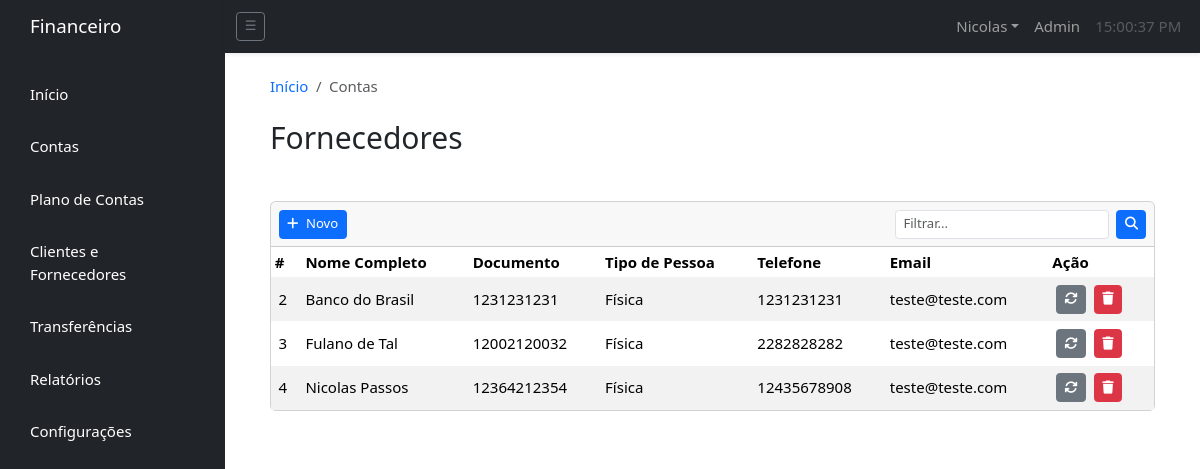
Page /fornecedores/ (signed in) on the committed database.
### financeiro/models.py (models this page shows, shortened)
class Supplier(models.Model):
    TYPE_CHOICES = (
        ("Física", "Física"),
        ("Jurídica", "Juridica")
    )
    name = models.CharField(max_length=64)
    document = models.IntegerField(blank=True)
    type = models.CharField(max_length=8, choices=TYPE_CHOICES, blank=True)
    telephone = models.CharField(max_length=15)
    email = models.EmailField(null=True, blank=True)

### financeiro/views/suppliers.py (the view)
# urls.py: path('fornecedores/', views.suppliers, name='suppliers'), # type: ignore
def suppliers(request):
    if request.user.is_authenticated:
        supplier = Supplier.objects.all()
        return render(request, 'suppliers.html', {'suppliers': supplier})

### financeiro/templates/suppliers.html (shortened to what this page needs)
{% extends 'base.html' %}
{% load static %}
{% block navbar %}
{% include 'navbar.html' %}
{% endblock %}
{% block content %}
{% block breadcrumb %}
<nav aria-label="breadcrumb">
  <ol class="breadcrumb my-4">
    <li class="breadcrumb-item"><a class="breadcrumb-link" href="{% url 'home' %}">Início</a></li>
    <li class="breadcrumb-item active" aria-current="page">Contas</li>
  </ol>
</nav>
{% endblock %}
<h2 class="mb-5"> Fornecedores </h2>
<div class="card mx-auto">
  <div class="card-header px-2">
    <div class="col d-flex w-100 justify-content-between m-0">
      <div class="row">
        <div class="col">
          <button type="button" class="btn btn-primary btn-sm px-2" data-bs-toggle="modal" data-bs-target="#formModal">
            <i class="fa-solid fa-plus icon me-2" style="display: none;"></i>Novo
          </button>
        </div>
      </div>
      <div class="p-0 d-flex row">
        <form method="POST" action="{% url 'search_bar' %}">
          <div class="input-group-sm d-flex col">
            <input type="search" class="form-control me-2" placeholder="Filtrar..." name="searched">
            <button class="btn btn-sm btn-primary m-0" type="submit"><i class="fa-solid fa-magnifying-glass"></i></button>
          </div>
        </form>
      </div>
    </div>
  </div>
  <div class="card-body p-0 overflow-auto">
    <table class="table table-hover table-borderless table-responsive table-striped table-sm mb-0 sortable">
      <thead class="bg-light sticky-top clickable">
        <tr>
          <th scope="col px-1">#</th>
          <th scope="col">Nome Completo</th>
          <th scope="col">Documento</th>
          <th scope="col">Tipo de Pessoa</th>
          <th scope="col">Telefone</th>
          <th scope="col">Email</th>
          <th scope="col">Ação</th>
        </tr>
      </thead>
      <tbody>
        {% for supplier in suppliers %}
        <tr class="align-middle">
          <td class="px-2">{{ supplier.id }}</td>
          <td>{{ supplier.name }}</td>
          <td>{{ supplier.document }}</td>
          <td>{{ supplier.type }}</td>
          <td>{{ supplier.telephone }}</td>
          <td>{{ supplier.email }}</td>
          <td class="h-100">
            <div class="d-flex">
              <button type="button" class="btn btn-sm btn-secondary m-1" data-bs-toggle="modal"
                data-bs-target="#{{account.id}}" style="position: static;">
                <i class="fa-solid fa-arrows-rotate icon" style="display: none;"></i>
              </button>
              <a href="{% url 'delete_supplier' supplier.id %}" class="btn btn-sm btn-danger m-1"
                style="height: 10%;position: static;">
                <i class="fa-solid fa-trash icon" style="display:none;"></i>
              </a>
            </div>
          </td>
        </tr>
        {% endfor %}
      </tbody>
    </table>
  </div>
</div>
{% endblock %}

### financeiro/templates/navbar.html (shortened to what this page needs)
<nav class="navbar navbar-expand navbar-dark bg-dark mb-0 shadow-sm sticky-top">
    <div class="container-fluid">
        <button class="btn btn-outline-secondary btn-sm" id="sidebarToggle">☰</button>
        <div class="collapse navbar-collapse" id="navbarSupportedContent">
            <ul class="navbar-nav ms-auto mt-2 mt-lg-0">
                <li class="nav-item dropdown dropdown-menu-start">
                    <a class="nav-link dropdown-toggle" id="navbarDropdown" href="#" role="button"
                        data-bs-toggle="dropdown" aria-haspopup="true" aria-expanded="false">{{user}}</a>
                </li>
                <li class="nav-item">
                    {% if user.is_superuser %}
                        <a class="nav-link" href="/admin">Admin</a>
                    {% endif %}
                </li>
                <li class="nav-item">
                    <a class="nav-link icon disabled" aria-disabled="true" id="clock"></a>
                </li>
            </ul>
        </div>
    </div>
</nav>

### static/css/style.css (style rules this page uses)
html, body { height: 100%; font-size: 15px; }
a:link { text-decoration: none; }
.breadcrumb-link { text-decoration: none; }
.card-header { border-radius: 0%; }

### rows in the picture
Supplier: id "2", name "Banco do Brasil", document "1231231231", type "Física", telephone "1231231231", email "teste@teste.com"
Supplier: id "3", name "Fulano de Tal", document "12002120032", type "Física", telephone "2282828282", email "teste@teste.com"
Supplier: id "4", name "Nicolas Passos", document "12364212354", type "Física", telephone "12435678908", email "teste@teste.com"

### other values in the picture
{{ user }} "Nicolas"
